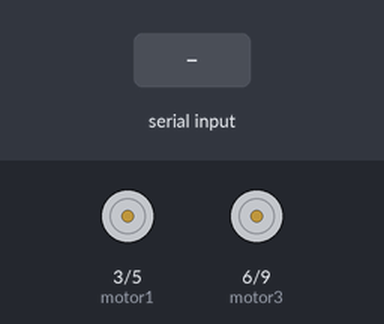
The sketch below on a simulated Arduino Uno, built with avr-gcc and run on an emulated ATmega328P. On the bench: motor-driver pin pairs drawn as motors (green arrow = first pin HIGH = forward, orange = second pin HIGH = backward, longer = more drive). The inputs (shaded band) are chosen by the test bench.

Above: at 1.2 s.
1.3 s: "*forward#" received over Serial
At 2.2 s:
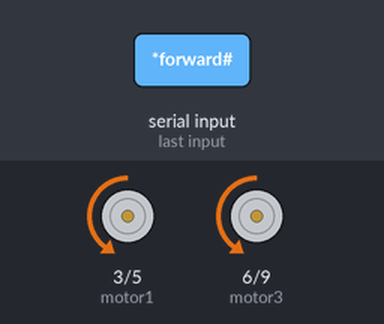
Timing chart, 0 to 4.3 s (numbered marks = the images above; inputs shaded):
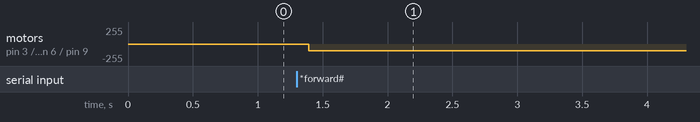

Measured:
- after the input at 1.3 s, motor on pin 3 (motor1) / pin 5 (motor2), motor on pin 6 (motor3) / pin 9 (motor4): stopped → backward 100/255 after 0.09 s

The sketch:

bonus.ino
```cpp
byte motor1 = 3, motor2 = 5, motor3 = 6, motor4 =9 , echo = 10 , trig = 11 ,x=0,RS=7, LS=2, MS =4, left = 0, right = 0 , med = 0,pr=1,pl=1,pm=1 , SoundSensor = 8;
float take =0 ,give = 0 ;int counter = 0 , RightSmooth =0, Right = 0 , LeftSmooth = 0 , Left = 0; String Signal;
void setup() {
  // put your setup code here, to run once:
 Serial.begin(9600);
pinMode(motor1,OUTPUT);
pinMode(motor2,OUTPUT);
pinMode(motor3,OUTPUT);
pinMode(motor4,OUTPUT);
pinMode(echo,INPUT);
pinMode(RS,INPUT) ;
pinMode(LS,INPUT) ;
pinMode(MS,INPUT) ;
pinMode(SoundSensor,INPUT);
pinMode(trig,OUTPUT);
}
void forward ()
{
    digitalWrite(motor1,LOW);
    analogWrite(motor2,100);
    digitalWrite(motor3,LOW);
    analogWrite(motor4,100);
}
void turnLeft ()
{
    analogWrite(motor1,0);
    analogWrite(motor2,200);
    analogWrite(motor3,0);
    digitalWrite(motor4,0);
}
void turnRight ()
{
    digitalWrite(motor1,LOW);
    digitalWrite(motor2,LOW);
    digitalWrite(motor3,LOW);
    analogWrite(motor4,200);
}
void turnLeftSmooth ()
{
    analogWrite(motor1,150);
    analogWrite(motor2,0);
    analogWrite(motor3,75);
    analogWrite(motor4,0);
}
void turnRightSmooth ()
{
    analogWrite(motor1,0);
    analogWrite(motor2,150);
    analogWrite(motor3,0);
    analogWrite(motor4,75);
}
void Stop ()
{
    digitalWrite(motor1,LOW);
    analogWrite(motor2,0);
    digitalWrite(motor3,LOW);
    analogWrite(motor4,0);
}

void loop() {
  // put your main code here, to run repeatedly:
while (Serial.available()){  //Check if there is an available byte to read
  delay(10); //Delay added to make thing stable
  char c = Serial.read(); //Conduct a serial read
  Signal += c; //build the string- "forward", "reverse", "left" and "right"
  }
  if (Signal.length() > 0) {

  if(Signal == "*forward#")
  {
    forward();
    delay(100);
  }
//
//  else if(Signal == "*back#")
//  {
//  back();
//    delay(100);
//  }

  else if (Signal == "*left#")
  {
    turnLeft();
    delay(100);

  }

 else if ( Signal == "*right#")
 {
  turnRight();
    delay(100);
 }

 else if (Signal == "*stop#")
 {
   Stop ();
   delay (100);
 } } }
```
